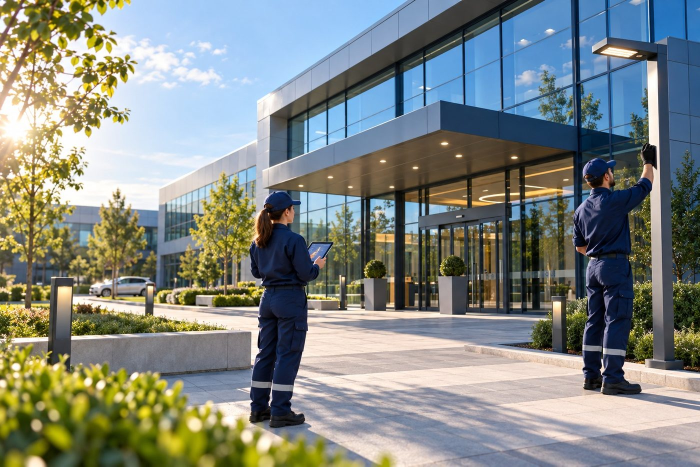
#> input picture assets/img/exterior.jpg, 1400 x 933 px (shown at 1/2 size); its folder holds 6 pictures in this run
$ python make_webp.py
#> lines starting #> are read from the running program, lines starting #| are printed output that depends on the picture
#!/usr/bin/env python3
"""Write a .webp copy next to each page image in assets/logo and assets/img, kept only when it is smaller.

Opaque PNG logos are encoded lossy at quality 90 (visually identical, about 10 KB instead of about 100 KB);
PNGs with transparency stay lossless. JPG photos at quality 75. hero.jpg also gets an 800px-wide
hero-800.webp for phones (styles.css / preload). The originals stay in place:
pages serve the WebP through <picture> with the PNG/JPG as fallback, and og:image keeps the JPG.
Run by hand after adding or changing an image (needs Pillow), then run build.py:
    python3 scripts/make_webp.py && python3 build.py
"""
import glob, io, os
from PIL import Image

ROOT = os.path.dirname(os.path.dirname(os.path.abspath(__file__)))
SKIP = {"logo/mark.png"}  # not used on any page

def main():
    before = after = 0
    for path in sorted(glob.glob(os.path.join(ROOT, "assets", "logo", "*")) + glob.glob(os.path.join(ROOT, "assets", "img", "*"))):
        rel = os.path.relpath(path, os.path.join(ROOT, "assets"))
        if rel in SKIP or not path.lower().endswith((".png", ".jpg", ".jpeg")):
            continue
        im = Image.open(path)
#> im is the input picture: PIL image 1400x933 RGB; mean R, G, B 129.3, 135.4, 130.1
        buf = io.BytesIO()
        if path.lower().endswith(".png"):
            opaque = im.mode == "RGB" or (im.mode == "RGBA" and im.getchannel("A").getextrema() == (255, 255))
            if opaque:
                im.convert("RGB").save(buf, "WEBP", quality=90, method=6)
            else:
                im.save(buf, "WEBP", lossless=True, quality=100, method=6)
        else:
            im.convert("RGB").save(buf, "WEBP", quality=75, method=6)
        out = os.path.splitext(path)[0] + ".webp"
        size = os.path.getsize(path)
        if buf.tell() < size:
            with open(out, "wb") as fh:
                fh.write(buf.getvalue())
            before += size; after += buf.tell()
            print(f"{rel}: {size} -> {buf.tell()} bytes")
        elif os.path.exists(out):
            os.remove(out)
    hero = Image.open(os.path.join(ROOT, "assets", "img", "hero.jpg")).convert("RGB")
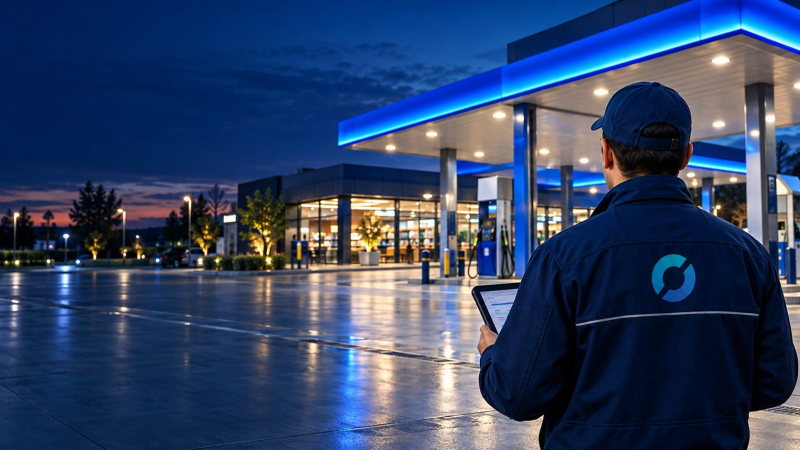
#> input picture assets/img/hero.jpg, 1600 x 900 px (shown at 1/2 size)
#> hero is the input picture: PIL image 1600x900 RGB; mean R, G, B 48.3, 66.5, 101.8
    hero.resize((800, round(hero.height * 800 / hero.width)), Image.LANCZOS).save(
        os.path.join(ROOT, "assets", "img", "hero-800.webp"), "WEBP", quality=75, method=6)
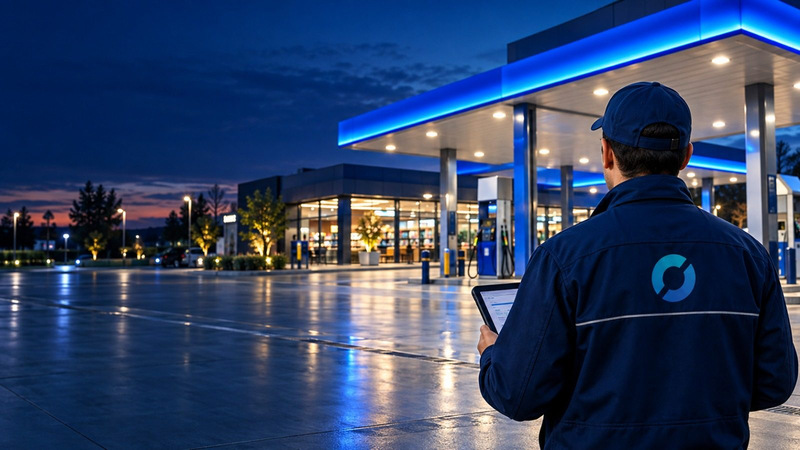
#> saved as hero-800.webp: PIL image 800x450 RGB; mean R, G, B 48.3, 66.5, 101.8
    print(f"total: {before} -> {after} bytes")

if __name__ == "__main__":
    main()
